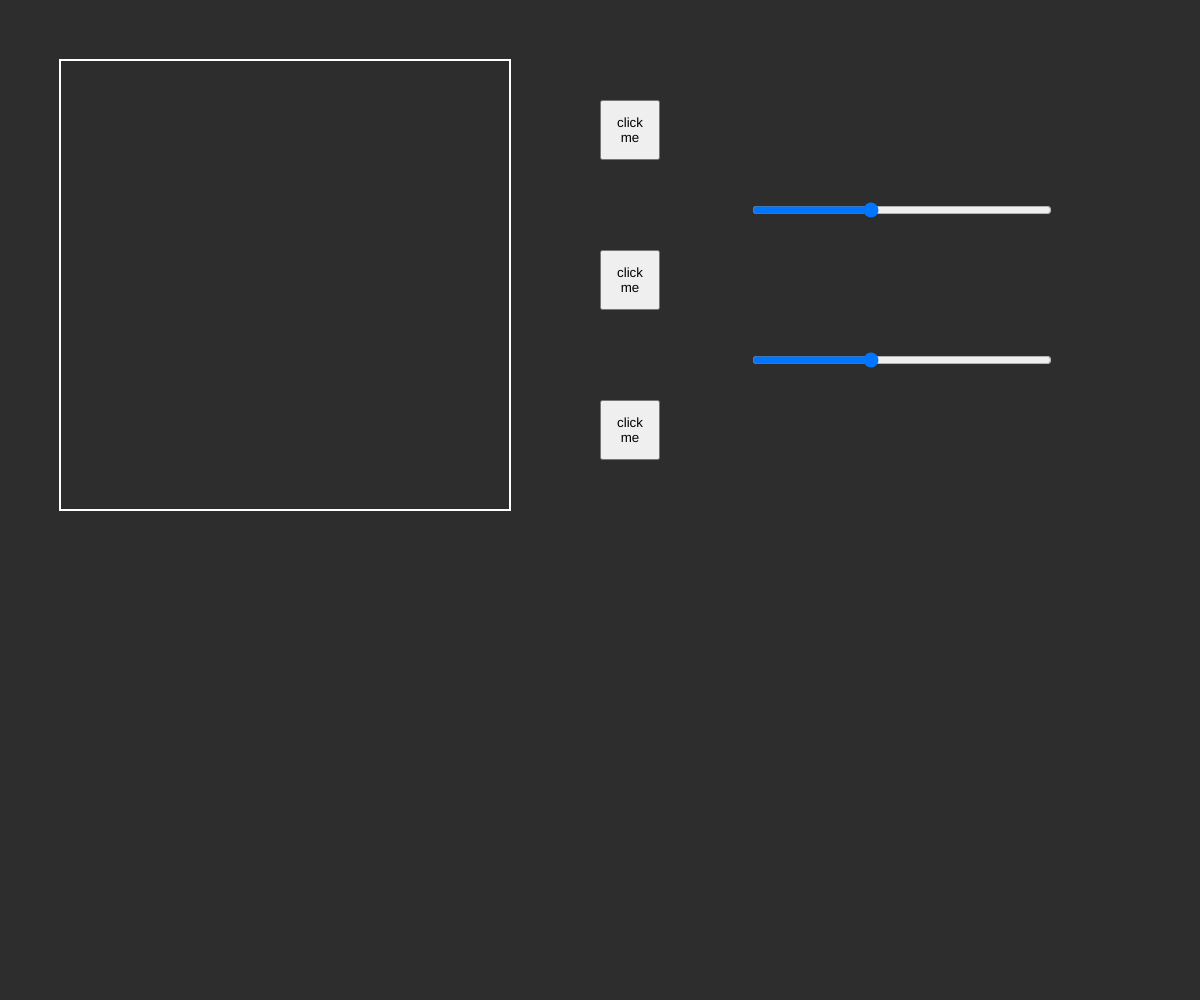
Frame 1 (no input)
Frame 60 (no input): identical to frame 1, image omitted
Frame 120 (the mouse pressed at the canvas centre since frame 60): identical to frame 1, image omitted

The p5.js sketch that drew this single still picture (run headless with seeded random() and noise() and a simulated clock; from frame 60 on, the mouse is pressed at the canvas centre):

// p5.js sketch
// ── sketch.js
let slider1, slider2
let button1, button2, button3

function setup() {
  createCanvas(windowWidth, windowHeight);
  
  //BUTTONS
  button1 = createButton('click me');
  button1.position(600, 100);
  button1.size(60, 60);
  
  button2 = createButton('click me');
  button2.position(600, 250);
  button2.size(60, 60);
  
  button2 = createButton('click me');
  button2.position(600, 400);
  button2.size(60, 60);
  
  //SLIDERS
  slider1 = createSlider(0, 255, 100);
  slider1.position(750, 200);
  slider1.style('width', '300px');

  slider2 = createSlider(0, 255, 100);
  slider2.position(750, 350);
  slider2.style('width', '300px');
  
}

let value = 0
function draw() {
  background(45);
  noFill();
  stroke(255)
  strokeWeight(2)
  rect(60, 60, 450, 450)
  
  
  //buttons
  //fill(0);
  //rect(600, 100, 70, 70);
  //rect(600, 250, 70, 70)
  //rect(600, 400, 70, 70)
 
  print('slider1:',slider1.value())
  
  print('slider2:',slider2.value())
}
